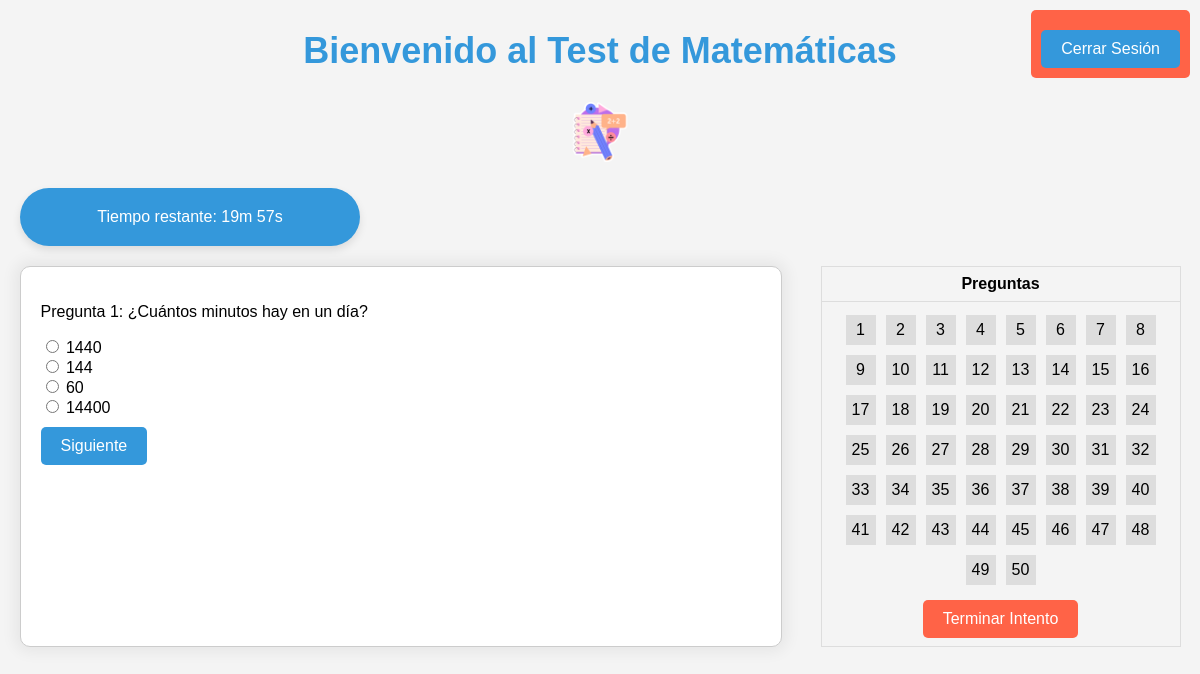
Screenshot of /preguntas_matematicas.php with the database file from the repository.
### tables this page shows
CREATE TABLE `preguntas_matematicas` (
  `id` int(11) NOT NULL,
  `enunciado` mediumtext NOT NULL,
  `respuesta_correcta` mediumtext NOT NULL,
  `respuesta_incorrecta1` mediumtext NOT NULL,
  `respuesta_incorrecta2` mediumtext NOT NULL,
  `respuesta_incorrecta3` mediumtext NOT NULL
);

### preguntas_matematicas.php (the view, shortened to what this page needs)
<?php
require_once "conexion.php";
$materia = 'matematicas';
if (empty($_SESSION['preguntas_seleccionadas'][$materia]) || count($_SESSION['preguntas_seleccionadas'][$materia]) === 0) {
    $_SESSION['preguntas_seleccionadas'][$materia] = seleccionarPreguntasAleatorias($conexion, "preguntas_$materia", 50);
}
$preguntaIndex = isset($_GET['pregunta']) ? intval($_GET['pregunta']) : 0;
function seleccionarPreguntasAleatorias($conexion, $tabla, $cantidad)
{
    $preguntas = [];
    $query = "SELECT * FROM $tabla ORDER BY RAND() LIMIT $cantidad";
    $result = $conexion->query($query);
    while ($row = $result->fetch_assoc()) {
        $preguntas[] = $row;
    }
    return $preguntas;
}
?>
<!DOCTYPE html>
<html lang="es">
<head>
    <link rel="stylesheet" href="preguntas.css">
</head>
<body>
<div class="cerrar-sesion">
    <form method="post" action="">
        <input class="boton" type="submit" name="cerrar_sesion" value="Cerrar Sesión">
    </form>
</div>
<div class="bienvenido">
    <h2>Bienvenido al Test de Matemáticas</h2>
    <img src="imagenes/imagenesmatematicas.png" alt="Descripción de la imagen" style="width: 5%; height: auto;">
</div>
<div class="temporizador" id="temporizador" style="width: 300px; margin: 20px; background-color: #3498db; color: #ffffff; border-radius: 500px; padding: 20px; text-align: center; box-shadow: 0 4px 8px rgba(0, 0, 0, 0.1);">
</div>
<div class="simulador-container">
    <?php
    if (!empty($_SESSION['preguntas_seleccionadas'][$materia])) {
        $preguntaActual = $_SESSION['preguntas_seleccionadas'][$materia][$preguntaIndex];
        echo "<div class='pregunta'>";
        echo "<p>Pregunta " . ($preguntaIndex + 1) . ": " . $preguntaActual['enunciado'] . "</p>";
        echo "<form method='post' action=''>";
        $opciones = [
            $preguntaActual['respuesta_correcta'],
            $preguntaActual['respuesta_incorrecta1'],
            $preguntaActual['respuesta_incorrecta2'],
            $preguntaActual['respuesta_incorrecta3'],
        ];
        shuffle($opciones);
        foreach ($opciones as $opcion) {
            $checked = ($opcion == $_SESSION['respuestas'][$materia][$preguntaIndex]) ? 'checked' : '';
            echo "<input type='radio' name='respuesta_$preguntaIndex' value='$opcion' $checked> $opcion<br>";
        }
        echo "<input class='boton' type='submit' name='evaluar' value='Siguiente'>";
        echo "</form>";
        echo "</div>";
        echo "<div class='tabla-preguntas'>";
        echo "<table>";
        echo "<tr><th>Preguntas</th></tr>";
        echo "<tr><td>";
        foreach ($_SESSION['preguntas_seleccionadas'][$materia] as $key => $pregunta) {
            $respuestaSeleccionada = '';
            $claseContestada = ($respuestaSeleccionada !== '') ? ' contestada' : '';
            echo "<a href='preguntas_matematicas.php?pregunta=$key' class='cuadro-pregunta$claseContestada'>" . ($key + 1) . "</a>";
        }
        echo "<form method='post' action=''>";
        echo "<input class='boton terminar' type='submit' name='terminar_intento' value='Terminar Intento'>";
        echo "</form>";
        echo "</td></tr>";
        echo "</table>";
        echo "</div>";
    } else {
        echo "<p>No hay preguntas disponibles en este momento.</p>";
    }
    ?>
</div>
</body>
</html>

### preguntas.css (style rules this page uses)
body { font-family: Arial, sans-serif; margin: 0; padding: 0; background-color: #f4f4f4; }
.cerrar-sesion { position: fixed; top: 10px; right: 10px; background-color: #ff6347; color: white; padding: 10px; border-radius: 5px; }
.bienvenido { text-align: center; margin-top: 20px; font-size: 24px; color: #3498db; }
.simulador-container { display: flex; justify-content: space-around; margin-top: 20px; }
.pregunta { width: 60%; padding: 20px; border: 1px solid #ccc; border-radius: 10px; background-color: #fff; box-shadow: 0px 0px 15px 5px rgba(0,0,0,0.06); }
.boton { display: block; margin-top: 10px; background-color: #3498db; color: white; border: none; padding: 10px 20px; text-align: center; text-decoration: none; display: inline-block; font-size: 16px; cursor: pointer; border-radius: 5px; }
.tabla-preguntas { width: 30%; }
table { width: 100%; border-collapse: collapse; }
th, td { border: 1px solid #ddd; padding: 8px; text-align: center; }
.cuadro-pregunta { display: inline-block; width: 30px; height: 30px; background-color: #ddd; text-align: center; line-height: 30px; margin: 5px; text-decoration: none; color: black; }
.terminar { margin-top: 10px; background-color: #FF6347; color: white; border: none; padding: 10px 20px; text-align: center; text-decoration: none; display: inline-block; font-size: 16px; cursor: pointer; border-radius: 5px; }

### rows the page displays
preguntas_matematicas: enunciado "¿Cuántos minutos hay en un día?", respuesta_correcta "1440", respuesta_incorrecta2 "144", respuesta_incorrecta1 "60", respuesta_incorrecta3 "14400"

### other values shown
$preguntaIndex + 1 "1"
